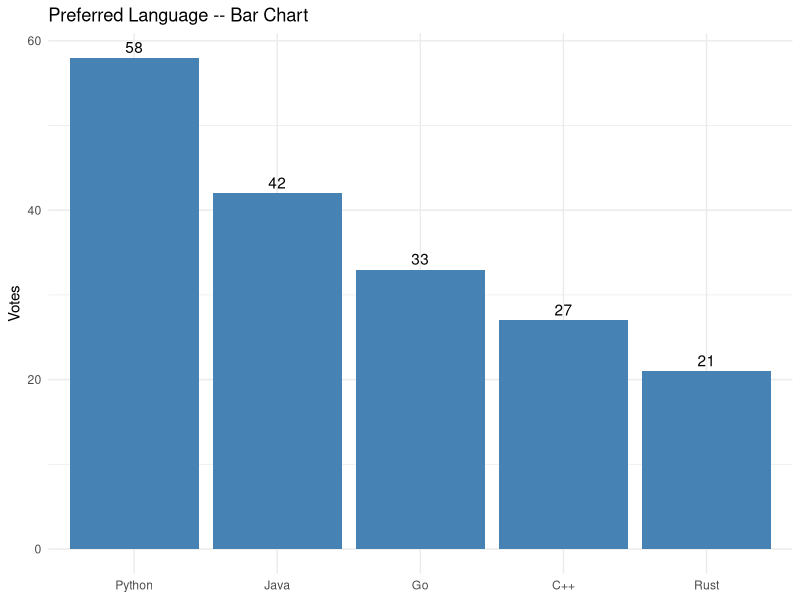
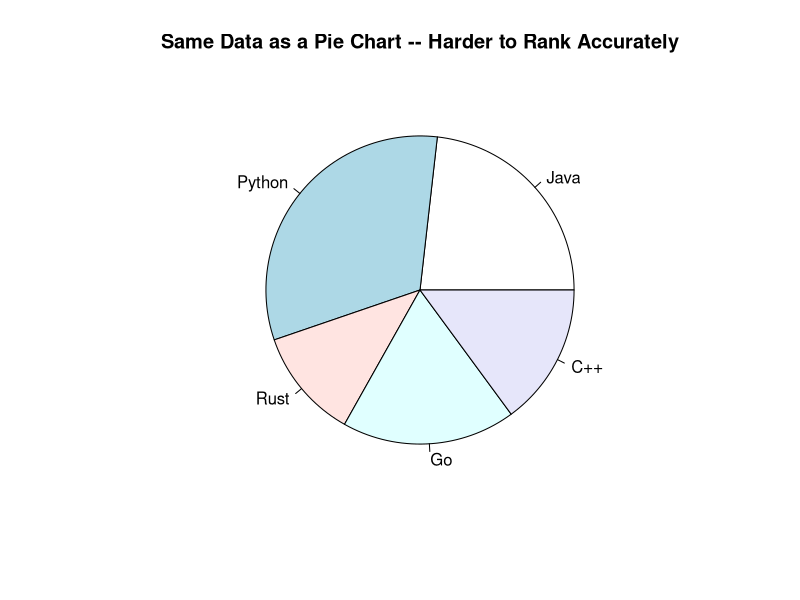
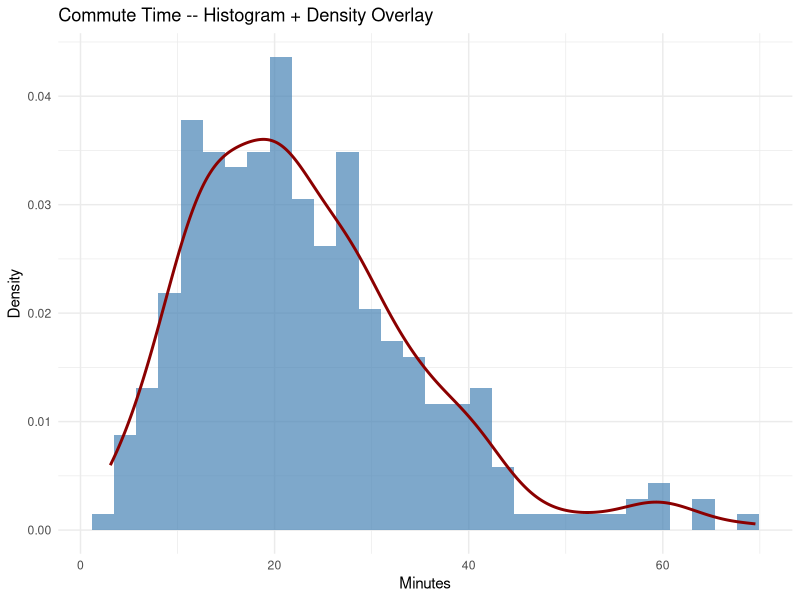
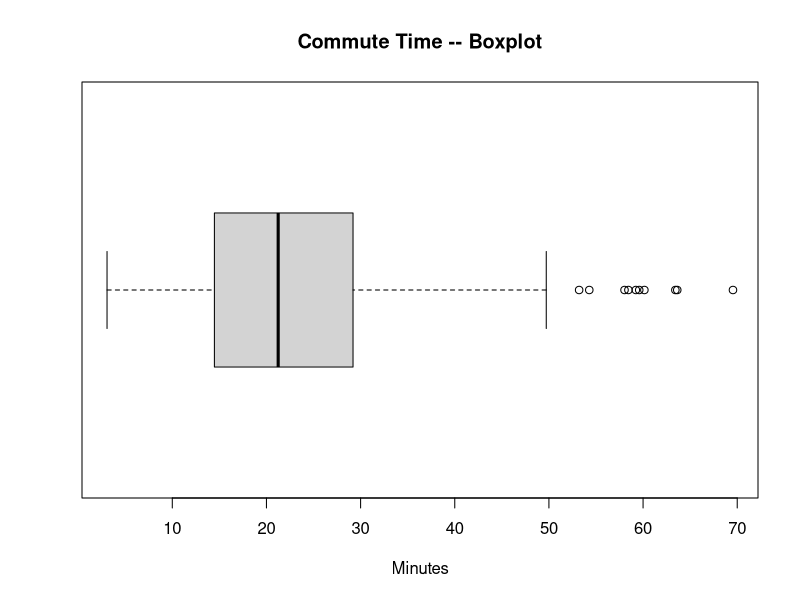
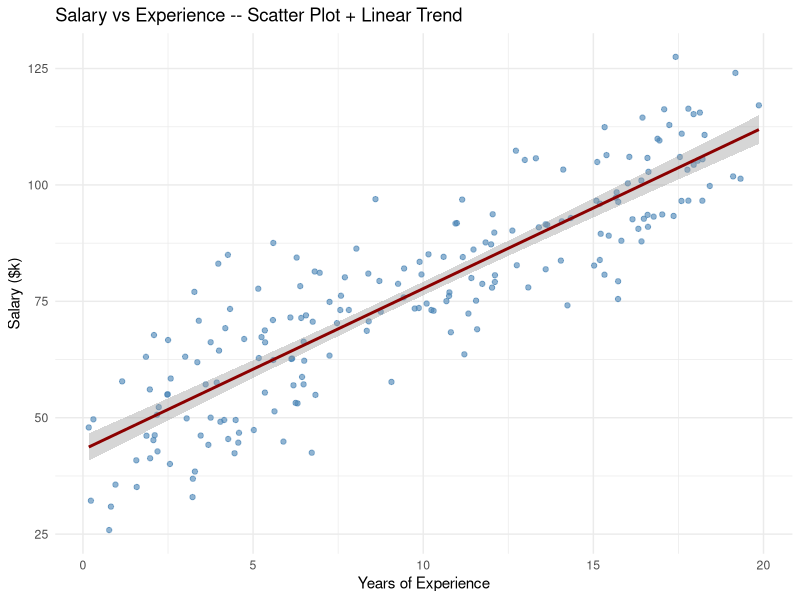
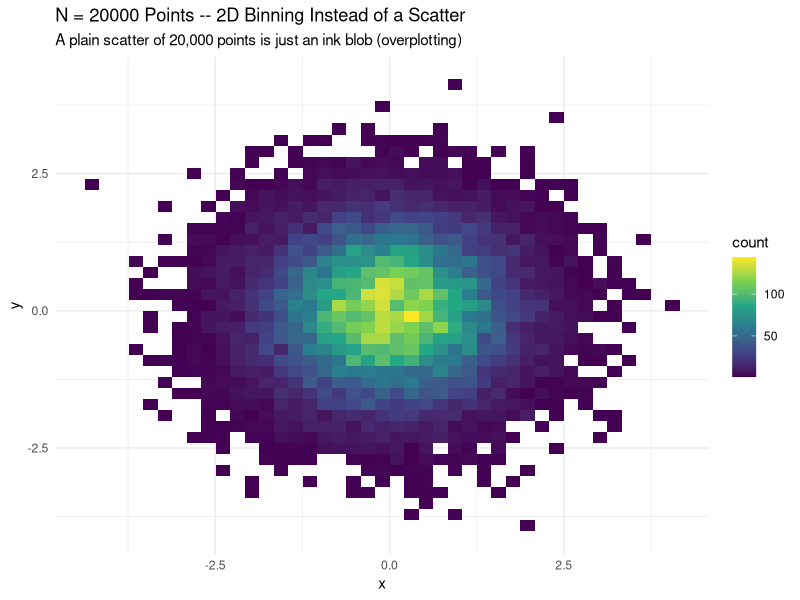
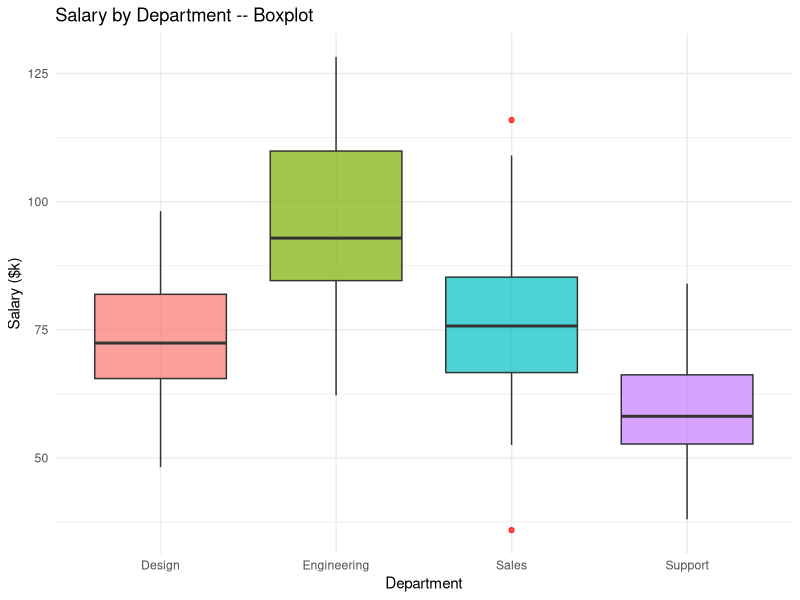
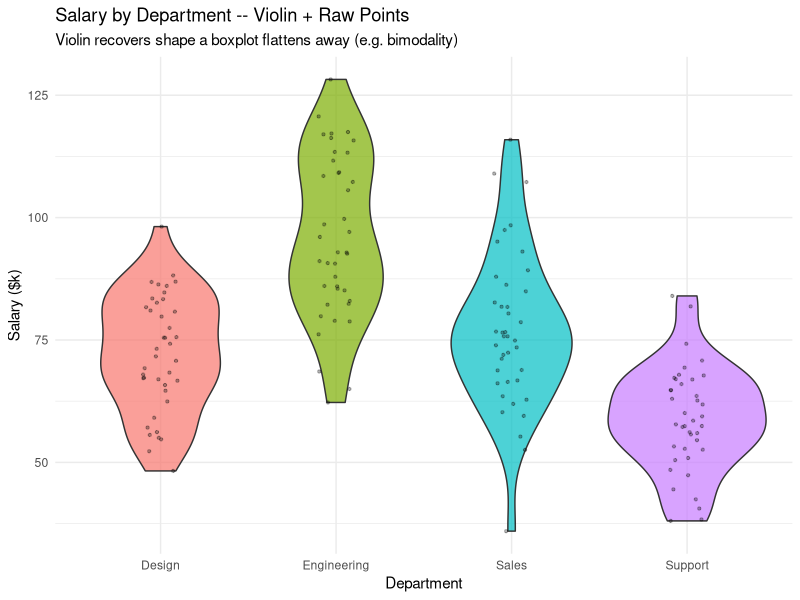

Write R code to recreate these figures, in order.
# ==============================================================================
# R PROGRAMMING REFRESHER -- PART 3: PLOTS, CHARTS, AND WHICH ONE FITS WHICH DATA
# ==============================================================================
# Continues the numbering from Parts 1-2 (which ended at Section 27). The
# central question in every section below is always the same: how many
# variables, and what TYPE is each one (categorical vs numeric, ordered vs
# not)? The right chart falls out of that almost mechanically -- it's rarely
# a matter of taste. Standalone/runnable via Rscript or source().
#
# Uses ggplot2 (already a dependency in earlier scripts) plus base R for a
# few classics (barplot/pie/mosaicplot/pairs) so you can see both idioms.
# No package beyond ggplot2 is required -- geom_bin2d() (Section 31) is used
# instead of geom_hex() specifically to avoid the extra "hexbin" dependency.
# ==============================================================================

library(ggplot2)

section <- function(num, title) {
  bar <- paste(rep("=", 78), collapse = "")
  cat("\n", bar, "\n", sep = "")
  cat(sprintf("%2s. %s\n", num, title))
  cat(bar, "\n", sep = "")
}

# ------------------------------------------------------------------------------
section(28, "THE DECISION FRAMEWORK: DATA TYPE -> CHART CHOICE")
# ------------------------------------------------------------------------------
cat("The question to ask FIRST is never 'what looks nice' -- it's 'how many\n")
cat("variables am I plotting, and what type is each one'. The chart choice\n")
cat("falls out of that almost automatically:\n\n")

cheat_sheet <- data.frame(
  Situation = c(
    "1 categorical variable",
    "1 numerical variable (distribution shape)",
    "2 numerical variables (relationship)",
    "1 categorical + 1 numerical (compare groups)",
    "2 categorical variables (relationship)",
    "Ordered sequence / time",
    "Part-to-whole composition",
    "3+ variables at once"
  ),
  Best_Chart = c(
    "Bar chart",
    "Histogram / density plot / boxplot",
    "Scatter plot (+ trend line)",
    "Boxplot or violin plot, grouped",
    "Grouped bar, 100% stacked bar, or mosaic plot",
    "Line chart",
    "100% stacked bar -- NOT pie, past about 3 slices",
    "Pairs plot, correlation heatmap, or facets/color as extra encodings"
  ),
  stringsAsFactors = FALSE
)
print(cheat_sheet, row.names = FALSE)

# ------------------------------------------------------------------------------
section(29, "ONE CATEGORICAL VARIABLE -- BAR CHART (AND WHY NOT PIE)")
# ------------------------------------------------------------------------------
survey_df <- data.frame(
  Language = c("Java", "Python", "Rust", "Go", "C++"),
  Votes    = c(42, 58, 21, 33, 27)
)

print(
  ggplot(survey_df, aes(x = reorder(Language, -Votes), y = Votes)) +
    geom_col(fill = "steelblue") +
    geom_text(aes(label = Votes), vjust = -0.4) +
    labs(title = "Preferred Language -- Bar Chart", x = NULL, y = "Votes") +
    theme_minimal()
)

cat("Bar LENGTH is something the eye compares almost perfectly. Angle and\n")
cat("area -- what a pie chart asks you to compare -- are things the eye is\n")
cat("measurably worse at (Cleveland & McGill, 1984). Not a style opinion.\n\n")

pie(survey_df$Votes, labels = survey_df$Language,
    main = "Same Data as a Pie Chart -- Harder to Rank Accurately")
cat("Try ranking Go vs C++ by eye in the pie above, then check the bar chart\n")
cat("above it. A pie chart is defensible for a SINGLE proportion (e.g. one\n")
cat("highlighted '62% yes' wedge) -- rarely for comparing 3+ slices.\n")

# ------------------------------------------------------------------------------
section(30, "ONE NUMERICAL VARIABLE -- HISTOGRAM / DENSITY / BOXPLOT")
# ------------------------------------------------------------------------------
set.seed(11)
commute_minutes <- rgamma(300, shape = 4, scale = 6)  # right-skewed, like real commute times

print(
  ggplot(data.frame(commute_minutes), aes(x = commute_minutes)) +
    geom_histogram(aes(y = after_stat(density)), bins = 30, fill = "steelblue", alpha = 0.7) +
    geom_density(color = "darkred", linewidth = 1) +
    labs(title = "Commute Time -- Histogram + Density Overlay",
         x = "Minutes", y = "Density") +
    theme_minimal()
)

cat("Histogram bin width is a real analytical choice, not a default to\n")
cat("ignore -- too few bins hides structure (skew, bimodality), too many\n")
cat("turns into noise. A density overlay is a smoothed, bin-free cross-check.\n\n")

cat("Boxplot for the same variable -- less shape detail, but compact and\n")
cat("becomes essential once you want to COMPARE this distribution against\n")
cat("others (see Section 32):\n")
boxplot(commute_minutes, horizontal = TRUE, col = "lightgray",
        main = "Commute Time -- Boxplot", xlab = "Minutes")

# ------------------------------------------------------------------------------
section(31, "TWO NUMERICAL VARIABLES -- SCATTER PLOT")
# ------------------------------------------------------------------------------
set.seed(3)
n_emp <- 200
emp_df <- data.frame(
  years_experience = runif(n_emp, 0, 20),
  salary_k         = NA
)
emp_df$salary_k <- 45 + 3.2 * emp_df$years_experience + rnorm(n_emp, sd = 10)

print(
  ggplot(emp_df, aes(x = years_experience, y = salary_k)) +
    geom_point(alpha = 0.6, color = "steelblue") +
    geom_smooth(method = "lm", se = TRUE, color = "darkred") +
    labs(title = "Salary vs Experience -- Scatter Plot + Linear Trend",
         x = "Years of Experience", y = "Salary ($k)") +
    theme_minimal()
)

cat("A scatter plot is the only chart on this whole list built to answer\n")
cat("'is there a relationship, and what shape is it' for two numeric\n")
cat("variables -- nothing else here shows that.\n\n")

set.seed(4)
n_big  <- 20000
big_df <- data.frame(x = rnorm(n_big), y = rnorm(n_big))

print(
  ggplot(big_df, aes(x = x, y = y)) +
    geom_bin2d(bins = 40) +
    scale_fill_viridis_c() +
    labs(title = paste0("N = ", n_big, " Points -- 2D Binning Instead of a Scatter"),
         subtitle = "A plain scatter of 20,000 points is just an ink blob (overplotting)") +
    theme_minimal()
)

cat("Past a few thousand points, a plain scatter plot overplots into a\n")
cat("solid blob -- geom_bin2d()/geom_hex() (or alpha= transparency) recovers\n")
cat("the actual density structure that a raw scatter plot would hide.\n")

# ------------------------------------------------------------------------------
section(32, "1 CATEGORICAL + 1 NUMERICAL -- COMPARE GROUPS")
# ------------------------------------------------------------------------------
set.seed(5)
dept_df <- data.frame(
  Department = rep(c("Engineering", "Sales", "Support", "Design"), each = 40),
  Salary_k   = c(rnorm(40, 95, 15), rnorm(40, 78, 20), rnorm(40, 58, 10), rnorm(40, 72, 12))
)

print(
  ggplot(dept_df, aes(x = Department, y = Salary_k, fill = Department)) +
    geom_boxplot(alpha = 0.7, outlier.color = "red") +
    labs(title = "Salary by Department -- Boxplot", y = "Salary ($k)") +
    theme_minimal() + theme(legend.position = "none")
)

cat("A boxplot compares the FIVE-NUMBER SUMMARY across groups at a glance --\n")
cat("median, spread, skew, and outliers, all in one shape per group.\n\n")

print(
  ggplot(dept_df, aes(x = Department, y = Salary_k, fill = Department)) +
    geom_violin(alpha = 0.7) +
    geom_jitter(width = 0.1, alpha = 0.3, size = 0.8) +
    labs(title = "Salary by Department -- Violin + Raw Points",
         subtitle = "Violin recovers shape a boxplot flattens away (e.g. bimodality)",
         y = "Salary ($k)") +
    theme_minimal() + theme(legend.position = "none")
)

cat("A violin plot restores distribution SHAPE (bimodal? long-tailed?) that\n")
cat("a boxplot's five numbers can hide. Jittered raw points on top show the\n")
cat("actual sample size per group -- guards against being fooled by a\n")
cat("smooth-looking violin built from very few underlying points.\n")

# ------------------------------------------------------------------------------
section(33, "TWO CATEGORICAL VARIABLES -- GROUPED BAR, STACKED BAR, MOSAIC")
# ------------------------------------------------------------------------------
survey2_df <- data.frame(
  Department = rep(c("Engineering", "Sales", "Support"), each = 3),
  Experience = rep(c("Junior", "Mid", "Senior"), times = 3),
  Headcount  = c(12, 20, 8, 25, 15, 5, 18, 10, 3)
)

print(
  ggplot(survey2_df, aes(x = Department, y = Headcount, fill = Experience)) +
    geom_col(position = "dodge") +
    labs(title = "Headcount by Department and Seniority -- Grouped Bar") +
    theme_minimal()
)

print(
  ggplot(survey2_df, aes(x = Department, y = Headcount, fill = Experience)) +
    geom_col(position = "fill") +
    scale_y_continuous(labels = scales::percent) +
    labs(title = "Same Data, 100% Stacked -- Shows COMPOSITION, not raw counts",
         y = "Share of Department") +
    theme_minimal()
)

cat("Grouped bar answers 'which department has more Senior people in raw\n")
cat("numbers'. 100% stacked bar answers a DIFFERENT question -- 'which\n")
cat("department is proportionally most Senior' -- same underlying data,\n")
cat("different question, different chart.\n\n")

count_matrix <- xtabs(Headcount ~ Department + Experience, data = survey2_df)
mosaicplot(count_matrix, main = "Mosaic Plot -- Box Area = Cell Count",
           color = c("lightblue", "steelblue", "darkblue"), las = 1)
cat("A mosaic plot encodes count directly as AREA -- useful once there are\n")
cat("more than 2-3 categories per side and a grouped bar chart gets cluttered.\n")

# ------------------------------------------------------------------------------
section(34, "ORDERED SEQUENCE / TIME -- LINE CHART")
# ------------------------------------------------------------------------------
months <- seq(as.Date("2025-01-01"), by = "month", length.out = 12)
set.seed(6)
revenue_df <- data.frame(
  Month   = rep(months, 2),
  Team    = rep(c("North", "South"), each = 12),
  Revenue = c(cumsum(rnorm(12, 5, 3)) + 100, cumsum(rnorm(12, 3, 4)) + 80)
)

print(
  ggplot(revenue_df, aes(x = Month, y = Revenue, color = Team)) +
    geom_line(linewidth = 1.1) +
    geom_point(size = 1.8) +
    labs(title = "Monthly Revenue by Team -- Line Chart", y = "Revenue ($k)") +
    theme_minimal()
)

cat("Line charts work BECAUSE position along x is meaningfully ordered\n")
cat("(time, in this case). Connecting points with a line on data that ISN'T\n")
cat("ordered -- e.g. connecting bars across unrelated categories -- implies\n")
cat("a trend that doesn't exist. That's a real, common misuse to avoid.\n")

# ------------------------------------------------------------------------------
section(35, "3+ VARIABLES AT ONCE -- PAIRS PLOT, CORRELATION HEATMAP, FACETS")
# ------------------------------------------------------------------------------
set.seed(9)
multi_df <- data.frame(
  hours_studied = runif(80, 0, 10),
  sleep_hours   = runif(80, 4, 9),
  attendance    = runif(80, 0.5, 1.0)
)
multi_df$exam_score <- 40 + 4 * multi_df$hours_studied + 3 * multi_df$sleep_hours +
                        30 * multi_df$attendance + rnorm(80, sd = 5)

pairs(multi_df, main = "pairs() -- Every Variable Against Every Other",
      pch = 19, col = "steelblue")
cat("pairs() is the fast first look at a new dataset: a grid of every\n")
cat("pairwise scatter plot at once, before deciding what deserves a closer,\n")
cat("dedicated chart.\n\n")

corr_matrix <- round(cor(multi_df), 2)
cat("Correlation matrix:\n")
print(corr_matrix)

corr_long <- as.data.frame(as.table(corr_matrix))
names(corr_long) <- c("Var1", "Var2", "Correlation")

print(
  ggplot(corr_long, aes(x = Var1, y = Var2, fill = Correlation)) +
    geom_tile() +
    geom_text(aes(label = Correlation), size = 3) +
    scale_fill_gradient2(low = "steelblue", mid = "white", high = "darkred", midpoint = 0) +
    labs(title = "Correlation Heatmap") +
    theme_minimal() +
    theme(axis.title = element_blank())
)

cat("\nFor MORE than about 2-3 numeric variables plus a grouping variable,\n")
cat("facets (facet_wrap()/facet_grid(), used already in the supermarket\n")
cat("script) are usually the honest choice -- one small chart per group,\n")
cat("rather than cramming color + shape + size into a single overloaded plot.\n")

cat("\n", paste(rep("=", 78), collapse = ""), "\n", sep = "")
cat("PART 3 COMPLETE.\n")
